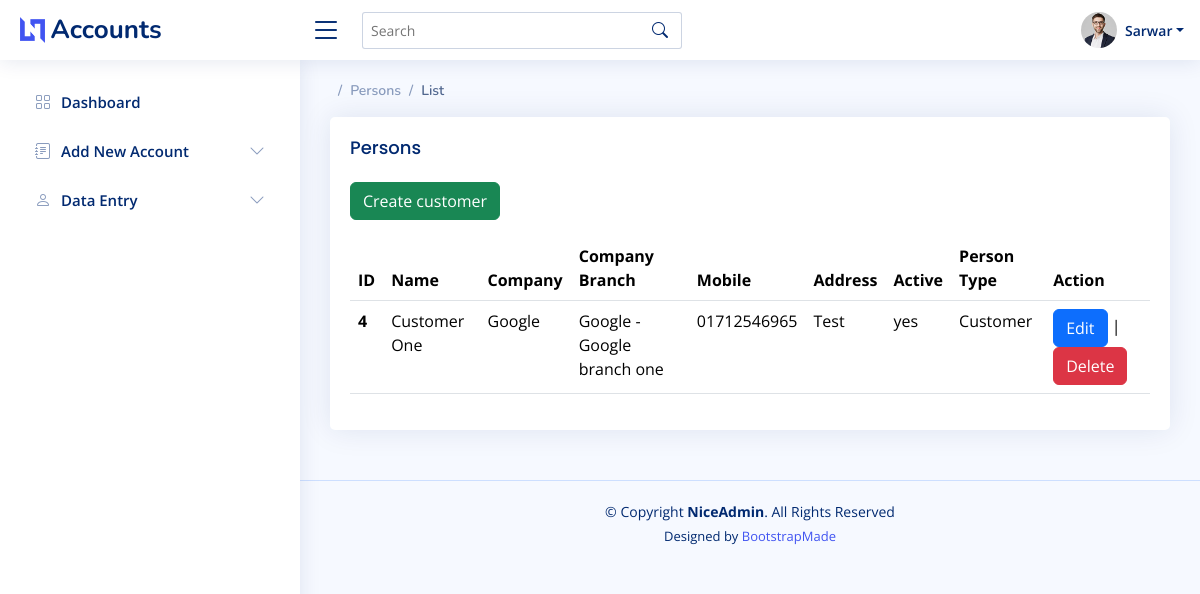
Page /persons/list/customer/ (signed in) on the committed database.
### apps/users/models.py (models this page shows, shortened)
class CustomUser(AbstractUser):
    company = models.ForeignKey(Company, on_delete=models.CASCADE, blank=True, null=True, related_name='users')
    company_branch = models.ForeignKey(CompanyBranch, on_delete=models.CASCADE, blank=True, null=True,
                                       related_name='users')
    mobile = models.CharField(max_length=20, blank=True, null=True)
    address = models.TextField(blank=True, null=True)
    objects = CustomUserManager()

### apps/persons/models.py (models this page shows, shortened)
class Person(models.Model):
    CUSTOMER = 'customer'
    SUPPLIER = 'supplier'
    PERSON_TYPE_CHOICES = [
        (CUSTOMER, 'Customer'),
        (SUPPLIER, 'Supplier'),
    ]
    personsID = models.AutoField(primary_key=True)
    persons_name = models.CharField(max_length=255)
    user_name = models.CharField(max_length=255, null=True, blank=True, default="")
    company_id = models.ForeignKey(Company, on_delete=models.CASCADE, default=None, related_name='persons')
    company_branch = models.ForeignKey(CompanyBranch, on_delete=models.CASCADE, default=None, related_name='persons')
    mobile = models.CharField(max_length=20)
    mobile2 = models.CharField(max_length=20, null=True, blank=True)
    occupation = models.CharField(max_length=20, null=True, blank=True)
    address = models.TextField()
    date_created = models.DateTimeField(auto_now_add=True)
    active = models.CharField(max_length=5, choices=[('yes', 'Yes'), ('no', 'No'), ('leave', 'Leave')])
    person_type = models.CharField(max_length=10, choices=PERSON_TYPE_CHOICES)

### apps/company/models.py (models this page shows)
class Company(models.Model):
    name = models.CharField(max_length=255)
    description = models.TextField()
    founded_date = models.DateField()
    website = models.URLField(null=True, blank=True)
    email = models.EmailField()
    phone_number = models.CharField(max_length=20, null=True, blank=True)
    address = models.CharField(max_length=255, null=True, blank=True)
    logo = models.ImageField(upload_to='company_logos/', null=True, blank=True)
    def __str__(self):
        return self.name

class CompanyBranch(models.Model):
    company = models.ForeignKey(Company, on_delete=models.CASCADE)
    branch_name = models.CharField(max_length=255)
    branch_address = models.CharField(max_length=255)
    contact_person = models.CharField(max_length=255)
    contact_email = models.EmailField()
    contact_phone_number = models.CharField(max_length=20)
    def __str__(self):
        return f"{self.company.name} - {self.branch_name}"

### accounting/authentication_decorators.py (the view)
    def wrapped_view(request, *args, **kwargs):
        if not request.user.is_authenticated:
            return redirect('login')  # Replace 'login' with the name of your login URL
        return view_func(request, *args, **kwargs)

### apps/persons/views.py (called while the page is built)
@authentication_required
def persons_list(request, person_type):
    user = request.user
    if user.company and user.company_branch:
        persons = Person.objects.filter(
            company_id=user.company,
            company_branch=user.company_branch,
            person_type=person_type
        )
    else:
        persons = Person.objects.none()
    context = {
        'first_name': user.first_name,
        'last_name': user.last_name,
        'company': user.company,
        'company_branch': user.company_branch,
        'persons': persons,
        'person_type': person_type,
    }
    return render(request, 'persons/person_list.html', {'context': context, 'persons': persons})

### templates/persons/person_list.html (shortened to what this page needs)
{% extends 'base.html' %}
{% block content %}
    <main id="main" class="main">
        <div class="pagetitle">
            <nav>
                <ol class="breadcrumb">
                    <li class="breadcrumb-item">Persons</li>
                    <li class="breadcrumb-item active">List</li>
                </ol>
            </nav>
        </div>
        <section class="section">
            <div class="row">
                <div class="col-lg-12">
                    <div class="card">
                        <div class="card-body">
                            <h5 class="card-title">Persons</h5>
                            <div class="text-start mb-3">
                                <a class="btn btn-success"
                                   href="{% url 'person-create' context.person_type %}">Create {{ context.person_type }}</a>
                            </div>
                            <table id="user-list" class="display table datatable">
                                <thead>
                                <tr>
                                    <th scope="col">ID</th>
                                    <th scope="col">Name</th>
                                    <th scope="col">Company</th>
                                    <th scope="col">Company Branch</th>
                                    <th scope="col">Mobile</th>
                                    <th scope="col">Address</th>
                                    <th scope="col">Active</th>
                                    <th scope="col">Person Type</th>
                                    <th scope="col">Action</th>
                                </tr>
                                </thead>
                                <tbody>
                                {% for person in persons %}
                                    <tr>
                                        <th scope="row">{{ person.personsID }}</th>
                                        <td>{{ person.persons_name }}</td>
                                        <td>{{ person.company_id }}</td>
                                        <td>{{ person.company_branch }}</td>
                                        <td>{{ person.mobile }}</td>
                                        <td>{{ person.address }}</td>
                                        <td>{{ person.active }}</td>
                                        <td>{{ person.get_person_type_display }}</td>
                                        <td>
                                            <a class="btn btn-primary"
                                               href="{% url 'person-edit' person.personsID context.person_type %}">Edit</a>
                                            |
                                            <a class="btn btn-danger"
                                               href="{% url 'person-delete' person.personsID context.person_type %}">Delete</a>
                                        </td>
                                    </tr>
                                {% endfor %}
                                </tbody>
                            </table>
                        </div>
                    </div>
                </div>
            </div>
        </section>
    </main>
{% endblock %}

### templates/static/header.html (shortened to what this page needs)
{% load static %}
<header id="header" class="header fixed-top d-flex align-items-center">
    <div class="d-flex align-items-center justify-content-between">
        <a href="index.html" class="logo d-flex align-items-center">
            <img src="{% static 'assets/img/logo.png' %}" alt="">
            <span class="d-none d-lg-block">Accounts</span>
        </a>
        <i class="bi bi-list toggle-sidebar-btn"></i>
    </div>
    <div class="search-bar">
        <form class="search-form d-flex align-items-center" method="POST" action="#">
            <input type="text" name="query" placeholder="Search" title="Enter search keyword">
            <button type="submit" title="Search"><i class="bi bi-search"></i></button>
        </form>
    </div>
    <nav class="header-nav ms-auto">
        <ul class="d-flex align-items-center">
            <li class="nav-item dropdown pe-3">
                <a class="nav-link nav-profile d-flex align-items-center pe-0" href="#" data-bs-toggle="dropdown">
                    <img src="{% static 'assets/img/profile-img.jpg' %}" alt="Profile" class="rounded-circle">
                    <span class="d-none d-md-block dropdown-toggle ps-2">{{ context.first_name }}</span>
                </a>
            </li>
        </ul>
    </nav>
</header>

### static/assets/css/style.css (style rules this page uses)
:root { scroll-behavior: smooth; }
body { font-family: "Open Sans", sans-serif; background: #f6f9ff; color: #444444; }
a { color: #4154f1; text-decoration: none; }
h1, h2, h3, h4, h5, h6 { font-family: "Nunito", sans-serif; }
#main { margin-top: 60px; padding: 20px 30px; transition: all 0.3s; }
.pagetitle { margin-bottom: 10px; }
.card { margin-bottom: 30px; border: none; border-radius: 5px; box-shadow: 0px 0 30px rgba(1, 41, 112, 0.1); }
.card-title { padding: 20px 0 15px 0; font-size: 18px; font-weight: 500; color: #012970; font-family: "Poppins", sans-serif; }
.card-body { padding: 0 20px 20px 20px; }
.breadcrumb { font-size: 14px; font-family: "Nunito", sans-serif; color: #899bbd; font-weight: 600; }
.breadcrumb .breadcrumb-item::before { color: #899bbd; }
.breadcrumb .active { color: #51678f; font-weight: 600; }
.logo { line-height: 1; }
@media (min-width: 1200px) { .logo { width: 280px; } }
.logo img { max-height: 26px; margin-right: 6px; }
.logo span { font-size: 26px; font-weight: 700; color: #012970; font-family: "Nunito", sans-serif; }
.header { transition: all 0.5s; z-index: 997; height: 60px; box-shadow: 0px 2px 20px rgba(1, 41, 112, 0.1); background-color: #fff; padding-left: 20px; }
.header .toggle-sidebar-btn { font-size: 32px; padding-left: 10px; cursor: pointer; color: #012970; }
.header .search-bar { min-width: 360px; padding: 0 20px; }
.header .search-form { width: 100%; }
.header .search-form input { border: 0; font-size: 14px; color: #012970; border: 1px solid rgba(1, 41, 112, 0.2); padding: 7px 38px 7px 8px; border-radius: 3px; transition: 0.3s; width: 100%; }
.header .search-form button { border: 0; padding: 0; margin-left: -30px; background: none; }
.header .search-form button i { color: #012970; }
.header-nav ul { list-style: none; }
.header-nav>ul { margin: 0; padding: 0; }
.header-nav .nav-profile { color: #012970; }
.header-nav .nav-profile img { max-height: 36px; }
.header-nav .nav-profile span { font-size: 14px; font-weight: 600; }
@media (min-width: 1200px) { #main, #footer { margin-left: 300px; } }

### rows in the picture
CustomUser: first_name "Sarwar"
Person: person_type "customer", personsID "4", persons_name "Customer One", company_id "Google", company_branch "Google - Google branch one", mobile "01712546965", address "Test", active "yes", person_type "Customer"
